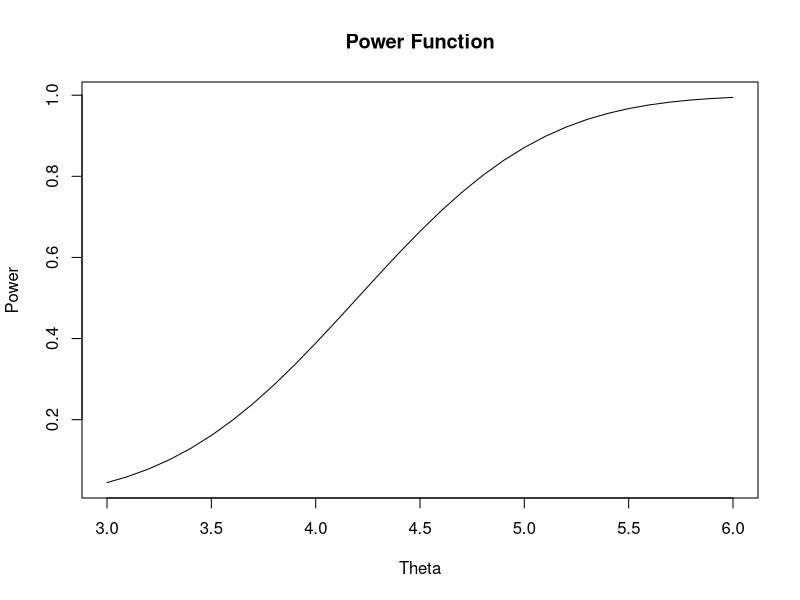

Reproduce this figure in R.
#........(i)..........
theta.0 = 3.2
sigma = sqrt(0.5)

alpha = 1 - pnorm(4.2, mean = theta.0, sd = sigma)
cat("The level of significance is:", alpha, "\n")

#...........(ii)...........
power.fn = function(theta)
{
   value = 1 - pnorm((4.2-theta)/sqrt(0.5))
   return(value)
}
theta = seq(from = 3, to = 6, by = 0.1)
plot(theta, power.fn(theta), 
     main = "Power Function", 
     xlab = "Theta", 
     ylab = "Power",
     type = "l")

